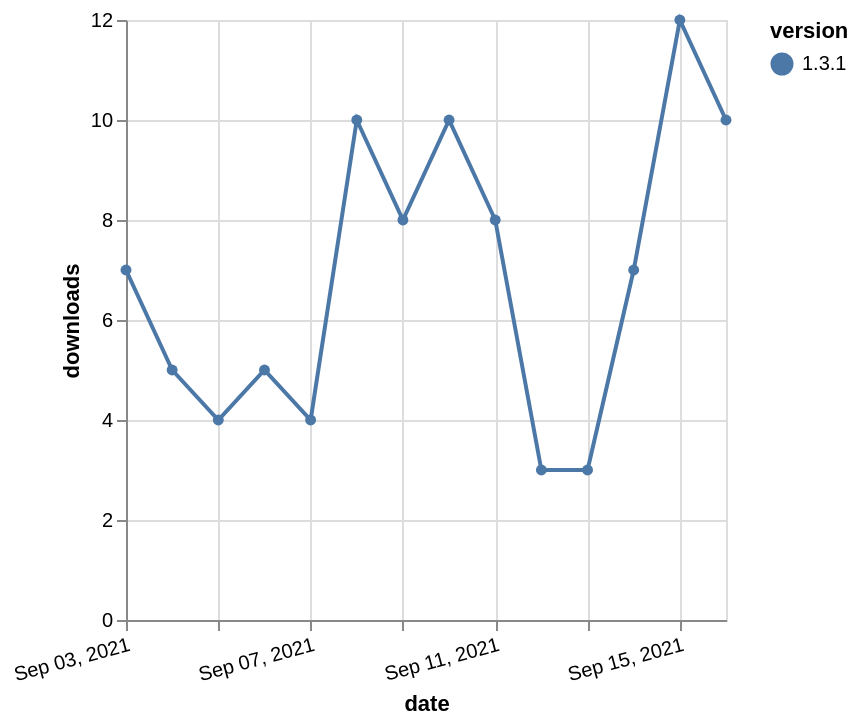

Source (Vega-Lite JSON):
### Vega-Lite specification from a JSON file in a GitHub repository (floating-point values rounded to 4 significant figures)
{"$schema": "https://vega.github.io/schema/vega-lite/v5.json", "description": "A simple bar chart with embedded data.", "data": {"values": [{"date": "2021-09-03", "total": 73675, "delta": 7, "version": "1.3.1"}, {"date": "2021-09-04", "total": 73680, "delta": 5, "version": "1.3.1"}, {"date": "2021-09-05", "total": 73684, "delta": 4, "version": "1.3.1"}, {"date": "2021-09-06", "total": 73689, "delta": 5, "version": "1.3.1"}, {"date": "2021-09-07", "total": 73693, "delta": 4, "version": "1.3.1"}, {"date": "2021-09-08", "total": 73703, "delta": 10, "version": "1.3.1"}, {"date": "2021-09-09", "total": 73711, "delta": 8, "version": "1.3.1"}, {"date": "2021-09-10", "total": 73721, "delta": 10, "version": "1.3.1"}, {"date": "2021-09-11", "total": 73729, "delta": 8, "version": "1.3.1"}, {"date": "2021-09-12", "total": 73732, "delta": 3, "version": "1.3.1"}, {"date": "2021-09-13", "total": 73735, "delta": 3, "version": "1.3.1"}, {"date": "2021-09-14", "total": 73742, "delta": 7, "version": "1.3.1"}, {"date": "2021-09-15", "total": 73754, "delta": 12, "version": "1.3.1"}, {"date": "2021-09-16", "total": 73764, "delta": 10, "version": "1.3.1"}]}, "width": "container", "mark": {"type": "line", "point": {"filled": true}}, "encoding": {"x": {"field": "date", "type": "temporal", "timeUnit": "yearmonthdate", "title": "date", "axis": {"labelAngle": -15}}, "y": {"field": "delta", "type": "quantitative", "title": "downloads"}, "color": {"field": "version", "type": "nominal"}, "tooltip": {"field": "delta"}}}
